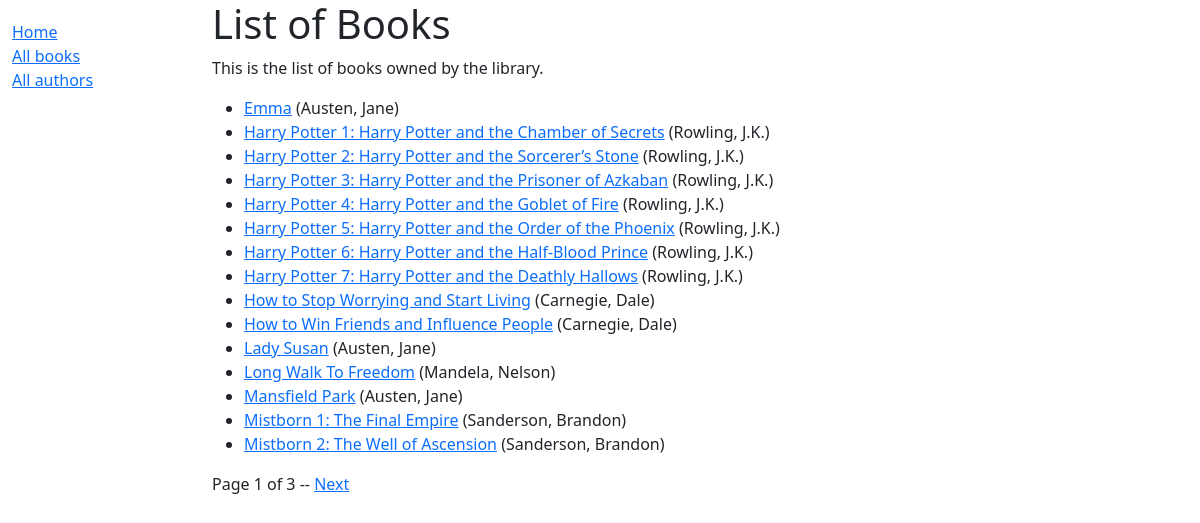
/catalog/books/, run on the app's committed database.
### catalog/models.py (models this page shows, shortened)
class Book(models.Model):
    title = models.CharField(max_length=200)
    author = models.ForeignKey('Author', on_delete=models.RESTRICT, null=True)
    summary = models.TextField(
        max_length=1000,
        help_text="Enter a brief description of the book",
    )
    isbn = models.CharField(
        'ISBN',
        max_length=13,
        unique=True,
        help_text='13 Character <a href="https://www.isbn-international.org/'
                  'content/what-isbn">ISBN number</a>',
    )
    genre = models.ManyToManyField(
        Genre,
        help_text="Select a genre for this book",
    )   # each genre can have many books and a book can have multiple genres
    def display_genre(self):
        """Create a string for the Genre. Required to display in Admin."""
        return '; '.join(genre.name for genre in self.genre.all()[:3])
    display_genre.short_description = 'Genre'
    language = models.ForeignKey(
        Language, on_delete=models.SET_NULL, null=True
    )
    def get_absolute_url(self):
        return reverse('catalog:book-detail', args=[str(self.id)])
    class Meta:
        ordering = ['title', 'author']

class Author(models.Model):
    first_name = models.CharField(max_length=100)
    last_name = models.CharField(max_length=100)
    date_of_birth = models.DateField(null=True, blank=True)
    date_of_death = models.DateField('Died', null=True, blank=True)
    class Meta:
        ordering = ['last_name', 'first_name']
    def __str__(self) -> str:
        return f'{self.last_name}, {self.first_name}'

### catalog/views.py (the view)
# urls.py: path('books/', views.BookListView.as_view(), name='books'),
class BookListView(generic.ListView):
    model = Book
    paginate_by = 15
    def get_context_data(self, **kwargs: Any) -> dict[str, Any]:
        context = super().get_context_data(**kwargs)
        context['some_data'] = 'Some other data'
        return context

### catalog/templates/catalog/book_list.html (shortened to what this page needs)
{% extends 'base_generic.html' %}
{% block content %}
    <h1>List of Books</h1>
    <p>
        This is the list of books owned by the library.
    </p>
    {% if object_list %}
        <ul>
            {% for book in object_list %}
                <li>
                    <a href="{{ book.get_absolute_url }}">{{ book.title }}</a>
                    ({{ book.author }})
                </li>
            {% endfor %}
        </ul>
    {% else %}
        <p>There are not books in the library.</p>
    {% endif %}
{% endblock %}

### data on the page
Book: title "Emma", author "Austen, Jane"
Book: title "Harry Potter 1: Harry Potter and the Chamber of Secrets", author "Rowling, J.K."
Book: title "Harry Potter 2: Harry Potter and the Sorcerer’s Stone", author "Rowling, J.K."
Book: title "Harry Potter 3: Harry Potter and the Prisoner of Azkaban", author "Rowling, J.K."
Book: title "Harry Potter 4: Harry Potter and the Goblet of Fire", author "Rowling, J.K."
Book: title "Harry Potter 5: Harry Potter and the Order of the Phoenix", author "Rowling, J.K."
Book: title "Harry Potter 6: Harry Potter and the Half-Blood Prince", author "Rowling, J.K."
Book: title "Harry Potter 7: Harry Potter and the Deathly Hallows", author "Rowling, J.K."
Book: title "How to Stop Worrying and Start Living", author "Carnegie, Dale"
Book: title "How to Win Friends and Influence People", author "Carnegie, Dale"
Book: title "Lady Susan", author "Austen, Jane"
Book: title "Long Walk To Freedom", author "Mandela, Nelson"
Book: title "Mansfield Park", author "Austen, Jane"
Book: title "Mistborn 1: The Final Empire", author "Sanderson, Brandon"
Book: title "Mistborn 2: The Well of Ascension", author "Sanderson, Brandon"

### other printed values
{{ page_obj.number }} "1"
{{ page_obj.paginator.num_pages }} "3"
